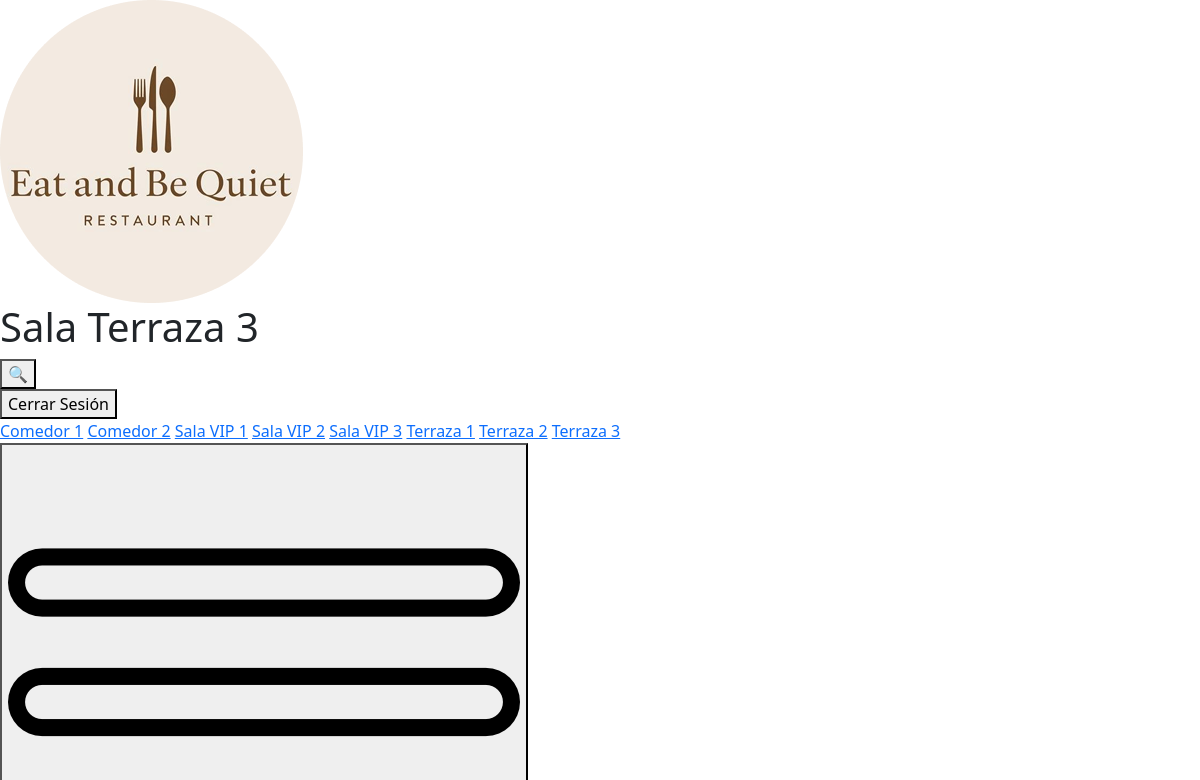
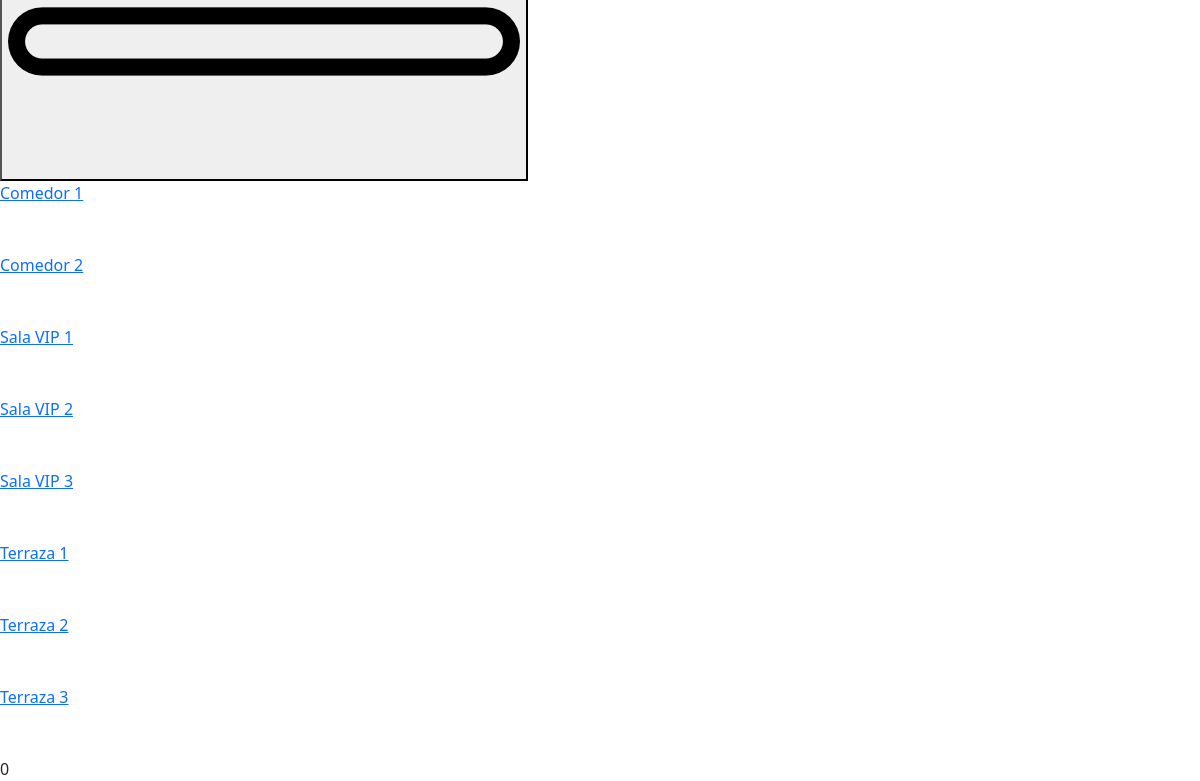
The app's page /view/sala-terraza-3.php (signed in), older data (2 pictures, top to bottom).
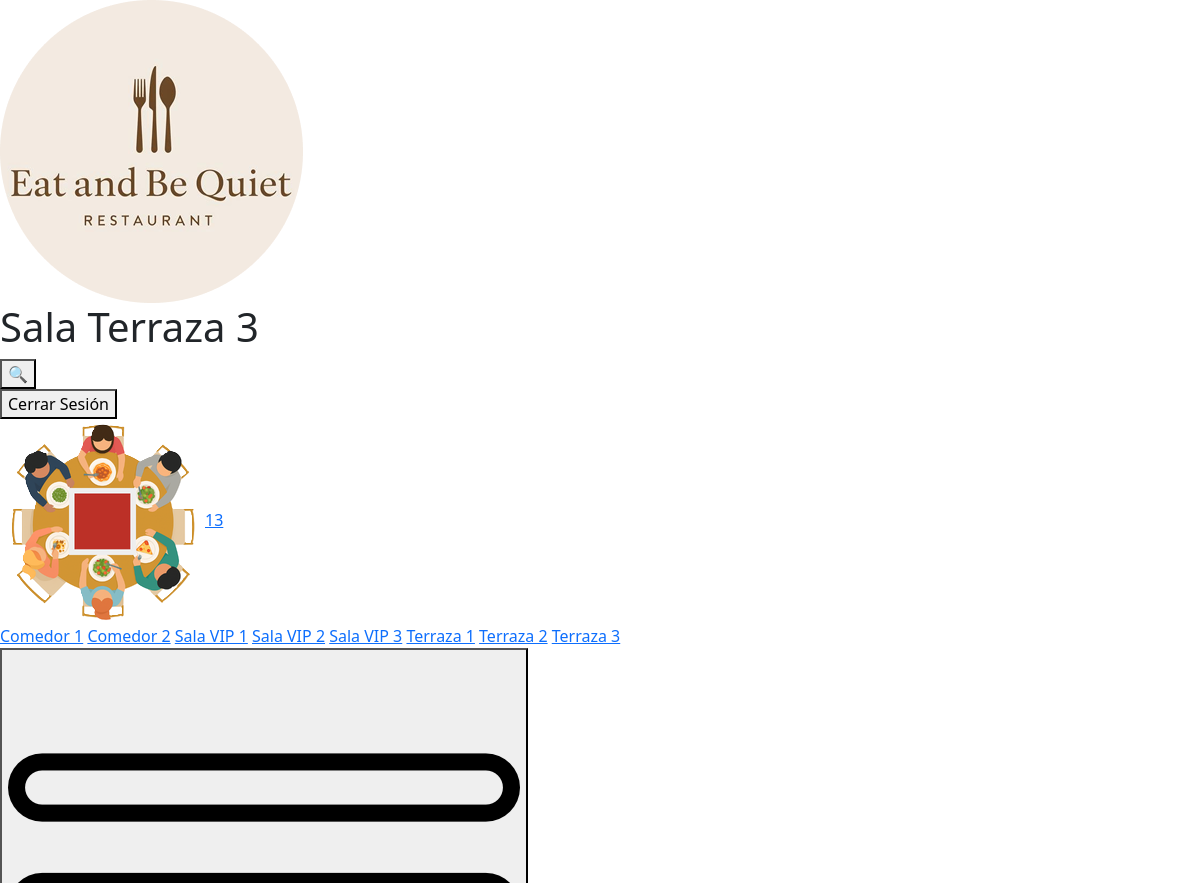
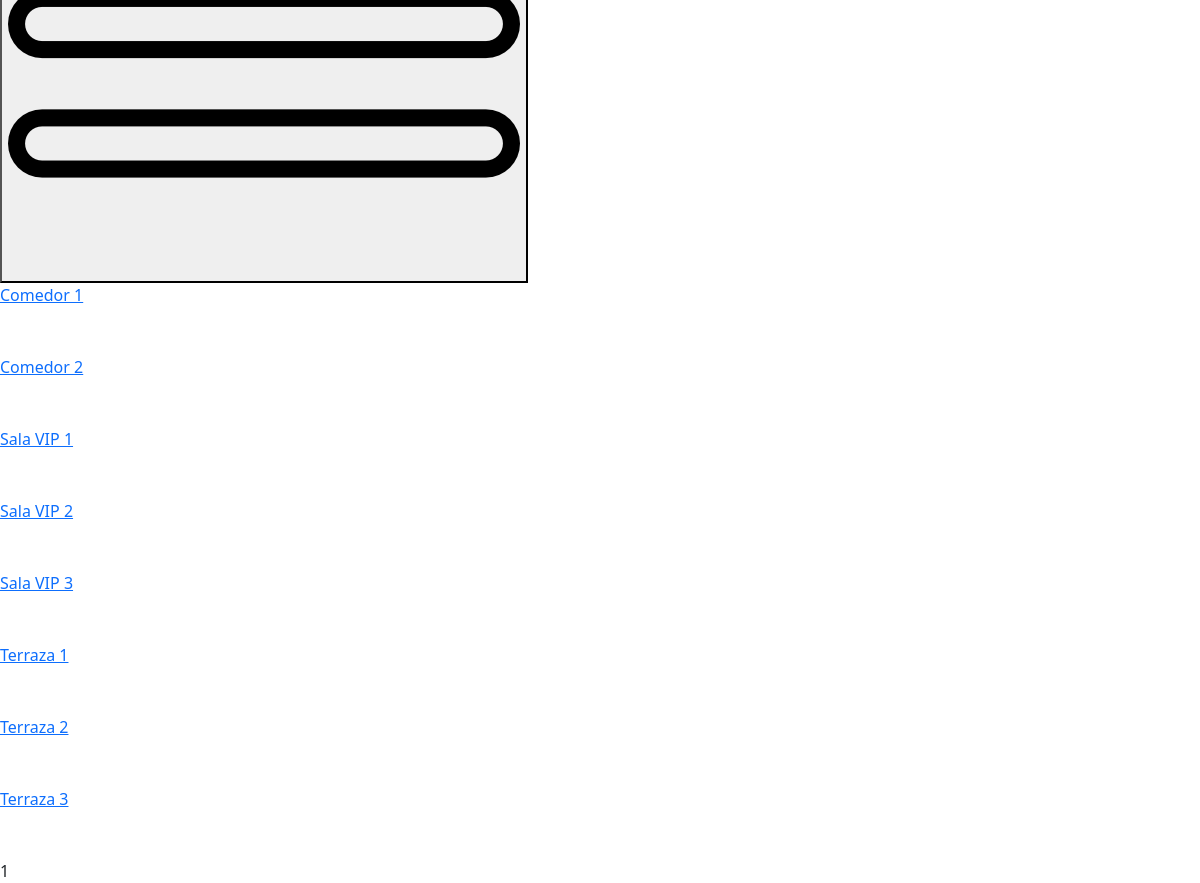
The same page, newer data (2 pictures, top to bottom).
### tables this page shows
CREATE TABLE IF NOT EXISTS tbl_mesas (
    id_mesa INT AUTO_INCREMENT PRIMARY KEY,
    id_sala INT NOT NULL,
    num_sillas INT NOT NULL,
    estado ENUM('libre','ocupada') DEFAULT 'libre',
    tipo_mesa ENUM('cuadrada','rectangular','redonda','especial') NOT NULL
);

### view/sala-terraza-3.php (the view, shortened to what this page needs)
<!DOCTYPE html>
<html lang="en">
<head>
    <link href="https://cdn.jsdelivr.net/npm/bootstrap@5.3.8/dist/css/bootstrap.min.css" rel="stylesheet">
    <link rel="stylesheet/less" type="text/css" href="../estilos/estilos_salas.less" />
</head>
<body class="terraza">
    <div class="header">
        <img src="../media/Logo.png" alt="No se ha podido cargar la imagen">
        <h1>Sala Terraza 3</h1>
        <div>
            <form action="historial.php" method="get">
                <button type="submit" class="btn-buscar">&#128269;</button>
            </form>
            <form action="./logout.php" method="post">
                <button type="submit" class="btn-cerrar-sesion">Cerrar Sesión</button>
            </form>
        </div>
    </div>
    <div class="content">
            <div class="section-3">
                <?php
                    include_once "../conexion/conexion.php";
                    try {
                        $sql3 = "SELECT * FROM tbl_mesas WHERE id_sala = 8 AND tipo_mesa = 'redonda'";
                        $stmt3 = $conn->query($sql3);
                        $resultados3 = $stmt3->fetchAll(PDO::FETCH_ASSOC);
                        foreach($resultados3 as $mesa){
                            echo '<div class="mesa">';
                            echo '<form action="../index.php" method="POST">';
                            echo '<img src="../media/'. $mesa['tipo_mesa'] . '_' . $mesa['estado'] . '.png" alt="No se ha podido cargar la imagen" class="mesa-svg">';
                            if($mesa['estado'] == "ocupada"){
                                echo '<a class="btn-mesa libre" id="' . $mesa['id_mesa'] . '" name="' . $mesa['id_sala'] . '">' . $mesa['id_mesa'] . '</a>';
                            } else if($mesa['estado'] == "libre"){
                                echo '<a class="btn-mesa ocupada" id="' . $mesa['id_mesa'] . '" name="' . $mesa['id_sala'] . '">' . $mesa['id_mesa'] . '</a>';
                            }
                            echo '</form>';
                            echo '</div>';
                        }
                    } catch (PDOException $e) {
                        echo "Error: " . $e->getMessage();
                    }
                    ?>
            </div>
    </div>
    <div class="footer">
        <a href="./sala.php">Comedor 1</a>
        <a href="./sala-2.php">Comedor 2</a>
        <a href="./sala-vip-1.php">Sala VIP 1</a>
        <a href="./sala-vip-2.php">Sala VIP 2</a>
        <a href="./sala-vip-3.php">Sala VIP 3</a>
        <a href="./sala-terraza-1.php">Terraza 1</a>
        <a href="./sala-terraza-2.php">Terraza 2</a>
        <a href="./sala-terraza-3.php">Terraza 3</a>
    </div>
    <div class="footer-2" id="footer-2">
        <button class="btn-desplegable" id="btn-desplegable"><img src="../media/menu.png" alt=""></button>
        <div class="desplegable" id="desplegable">
            <div>
                <a href="./sala.php">Comedor 1</a><br><br><br>
                <a href="./sala-2.php">Comedor 2</a><br><br><br>
                <a href="./sala-vip-1.php">Sala VIP 1</a><br><br><br>
                <a href="./sala-vip-2.php">Sala VIP 2</a><br><br><br>
            </div>
            <div>
                <a href="./sala-vip-3.php">Sala VIP 3</a><br><br><br>
                <a href="./sala-terraza-1.php">Terraza 1</a><br><br><br>
                <a href="./sala-terraza-2.php">Terraza 2</a><br><br><br>
                <a href="./sala-terraza-3.php">Terraza 3</a><br><br><br>
            </div>
        </div>
    </div>
    <div class="contador-ocupadas">
    <?php
        $ocupadas_count = 0;
        foreach($resultados3 as $mesa){
            if($mesa['estado'] == 'ocupada'){
                $ocupadas_count++;
            }
        }
        echo $ocupadas_count;
    ?>
</div>
</body>
</html>

Row changes from the older to the newer data that the page shows:
now on this page (row edited): tbl_mesas: tipo_mesa+estado (picture), id_mesa "13"
Text that changed along with them:
$ocupadas_count: "0" → "1"
